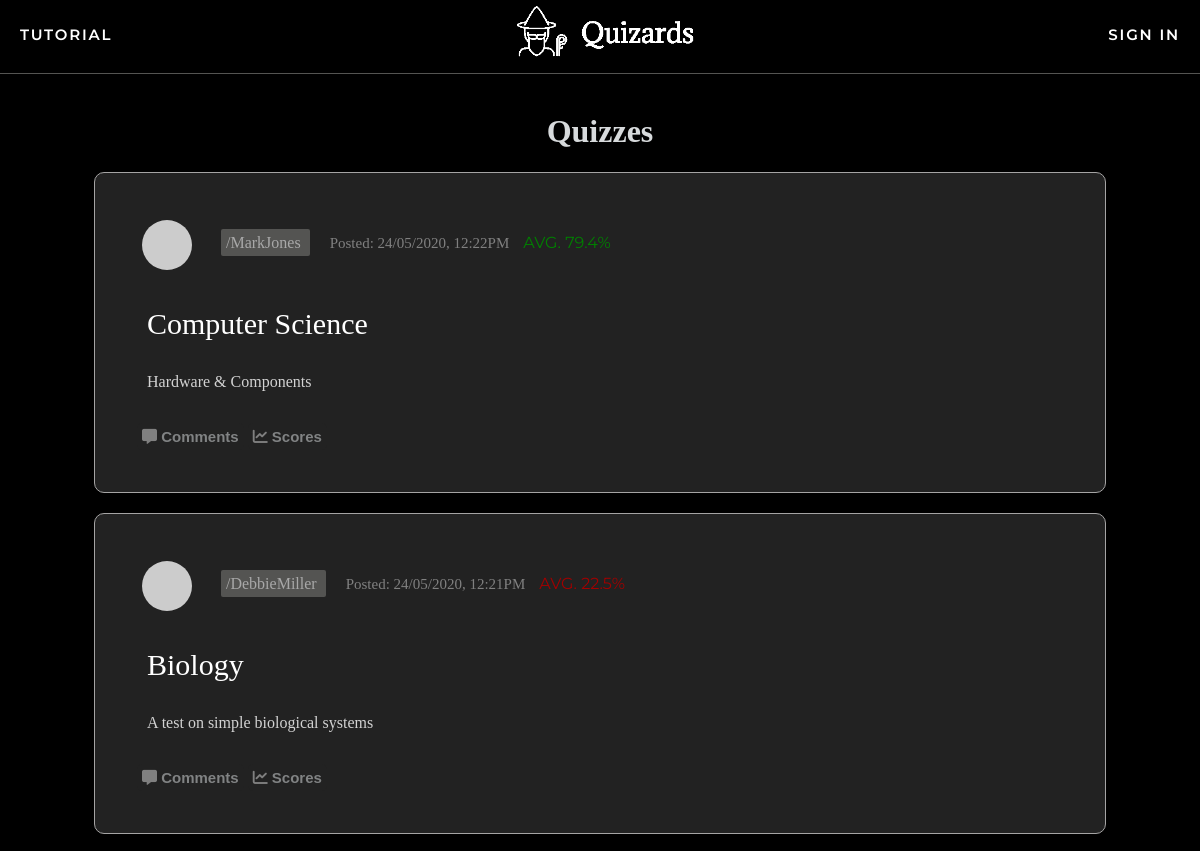
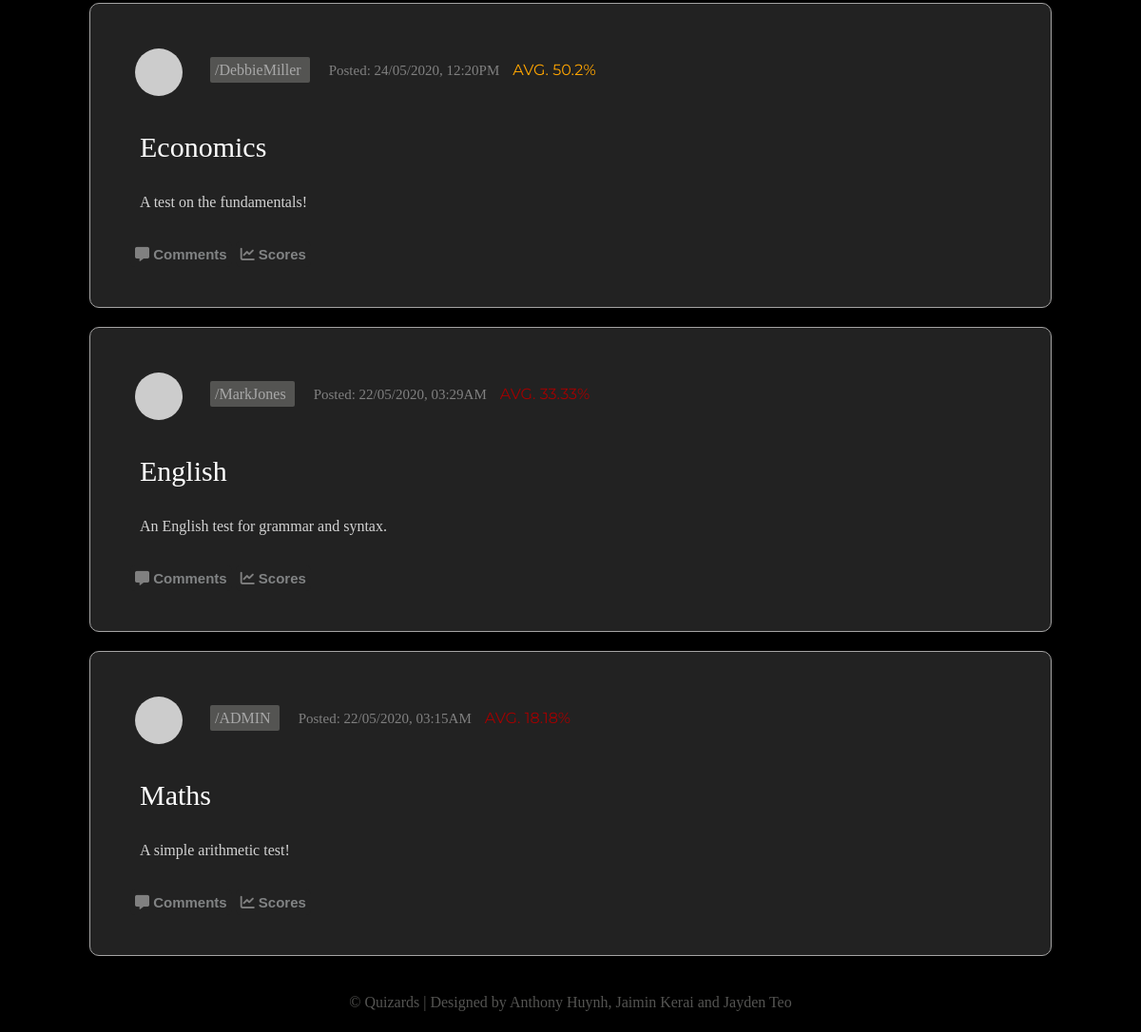
Screenshot of /quizzes with the database file from the repository (2 pictures, top to bottom).
### app/models.py (models this page shows, shortened)
class Quizzes(db.Model):
    id = db.Column(db.Integer, primary_key=True, autoincrement=True, unique=True)
    name = db.Column(db.String(64))
    description = db.Column(db.String(255))
    questions = db.relationship('Questions', backref='Quizzes', lazy='dynamic')
    mcquestion = db.relationship('multiChoice', backref='MCQuizzes', lazy='dynamic')
    longquestions = db.relationship('LongQuestions', backref='LongQuizzes', lazy='dynamic')
    author_id = db.Column(db.Integer, db.ForeignKey('user.id'))
    pub_date = db.Column(db.DateTime, index=True, default=datetime.utcnow)
    quizMarks = db.relationship('quizMarks', backref='quizMarks', lazy='dynamic')
    posts= db.relationship('Post', backref='post', lazy='dynamic')
    def Avgmark(self):
        total_sum = float(sum(quizMarks.mark for quizMarks in self.quizMarks))
        count = float(quizMarks.query.filter_by(quiz_id=self.id).count())
        if count > 0:
            return round(total_sum/count,2)
        if count == 0:
            return False

class User(UserMixin, db.Model):
    id = db.Column(db.Integer, primary_key=True)
    username = db.Column(db.String(64), index=True, unique=True)
    email = db.Column(db.String(120), index=True, unique=True)
    password_hash = db.Column(db.String(128))
    posts = db.relationship('Post', backref='author', lazy='dynamic')
    authorOf = db.relationship('Quizzes', backref='author', lazy='dynamic')
    admin = db.Column(db.Boolean, unique=False, default=False)
    marksOf = db.relationship('quizMarks', backref='markOf', lazy='dynamic')
    longanswers = db.relationship('LongAnswers', backref='user', lazy='dynamic')
    def avatar(self, size):
        digest = md5(self.email.lower().encode('utf-8')).hexdigest()
        return 'https://www.gravatar.com/avatar/{}?d=identicon&s={}'.format(
            digest, size)
    about_me = db.Column(db.String(140))
    last_seen = db.Column(db.DateTime, default=datetime.utcnow)
    followed = db.relationship(
        'User', secondary=followers,
        primaryjoin=(followers.c.follower_id == id),
        secondaryjoin=(followers.c.followed_id == id),
        backref=db.backref('followers', lazy='dynamic'), lazy='dynamic')

class quizMarks(db.Model):
    quizMarks_id = db.Column(db.Integer, primary_key = True, autoincrement=True, unique=True)
    user_id = db.Column(db.Integer, db.ForeignKey('user.id'))
    quiz_id = db.Column(db.Integer, db.ForeignKey('quizzes.id'))
    mark = db.Column(db.Float)
    feedback = db.Column(db.String(500))

### app/routes.py (the view)
@app.route('/quizzes')
def quizzes():
    page = request.args.get('page', 1, type=int)
    quizzes = Quizzes.query.order_by(Quizzes.pub_date.desc()).paginate(page, app.config['POSTS_PER_PAGE'], False)
    return render_template("quiz.html", title='Explore', quizzes=quizzes.items)

### app/routes.py (called while the page is built)
@app.before_request
def before_request():
    if current_user.is_authenticated:
        g.user = load_user(current_user.id)
        current_user.last_seen = datetime.utcnow()
        db.session.commit()

### app/templates/quiz.html
{% extends "base.html" %}
{% block content %}
    <h1 id=greeting>Quizzes</h1>
{% for quiz in quizzes %}
    {% include 'quizdisplay.html' %}
{% endfor %}
{% endblock %}

### app/templates/quizdisplay.html (shortened to what this page needs)
<div class="row" onclick="location.href='{{ url_for('quizform', quizid=quiz.id,  quizname=quiz.name) }}';" style="cursor:pointer;">
        <table>
            <tr>
                <td colspan=100%;>
                    <a href="{{ url_for('user', username=quiz.author.username) }}" style="text-decoration:none">
                        <img src="{{ quiz.author.avatar(36) }}" class="profile-pic">
                    </a>
                    <a href="{{ url_for('user', username=quiz.author.username) }}" class = "author">
                        /{{ quiz.author.username }}
                    </a><span class="date">Posted: {{ moment(quiz.pub_date).format('DD/MM/YYYY, hh:mmA') }}</span>
                    {% if quiz.Avgmark() == False%}
                    <span class="avgmark">No attempts yet</span>
                    {% elif quiz.Avgmark() >= 75.0 %}
                    <span class="avgmark good">Avg. {{ quiz.Avgmark() }}%</span>
                    {% elif quiz.Avgmark() < 75.0 and quiz.Avgmark() >= 50.0 %}
                    <span class="avgmark ok">Avg. {{ quiz.Avgmark() }}%</span>
                    {% elif quiz.Avgmark() < 50 and quiz.Avgmark() >= 0.0 %}
                    <span class="avgmark bad">Avg. {{ quiz.Avgmark() }}%</span>
                    {% endif %}
                </td>
            </tr>
                        <td colspan=5><a href="{{ url_for('quizform', quizid=quiz.id, quizname=quiz.name) }}" class="quiz-name">
                            {{ quiz.name }} </a></td>
            <tr>
                <td colspan=5, class="desc">{{ quiz.description }}
                </td>
            </tr>
            <tr>
                <td colspan=100%>
                    <a href="{{ url_for('comments', quizid=quiz.id, quizname=quiz.name) }}" style="text-decoration:none">
                        <button class="clicker"><i class='fas fa-comment-alt' style="color:gray"></i> Comments</button>
                    </a>
                    <a href="{{ url_for('scores', quizid=quiz.id, quizname=quiz.name) }}" style="text-decoration:none">
                        <button class="clicker"><i class='fas fa-chart-line' style="color:gray"></i> Scores</button>
                    </a>
                </td>
            </tr>
        </table>
</div>

### app/static/css/styles.css (style rules this page uses)
body { margin: 0; padding: 0; height: 100vh; font-family: Verdana; background-color: black; color: rgb(215, 218, 220); }
.row { position:relative; left: 50%; transform: translate(-50%, 0%); max-width: 1000px; width: 80%; background: #222222; padding: 25px; border-radius: 10px; margin-bottom: 20px; border: 1px solid #A5A4A4; }
.profile-pic { border-radius: 50%; padding: 5px; width:50px; margin-top:0px; vertical-align: middle; }
.author { margin: 20px; color: rgb(168, 168, 168); padding: 5px; text-decoration: none; background-color: RGBA(84, 84, 82, 1); border-radius:2px; text-align: center; }
.quiz-name { text-decoration:none; color:white; padding:10px; border-radius:2px; margin-right:20px; font-size:30px; }
.desc { color: lightgrey; padding-left:25px; }
.date { font-size:15px; color: grey; padding-top:15px; }
.avgmark { margin-left: 10px; position: relative; font-family: "Montserrat"; text-transform: uppercase; font-size: 16px; }
.good { color: green; }
.ok { color: orange; }
.bad { color: rgb(161, 0, 0); }
.clicker { background-color: #222222; border: #222222; font-size: 15px; padding: 5px 5px 5px 5px; text-align: center; border-radius: 5px; color: rgb(129, 131, 132); font-weight: 700; }
.clicker { transition-duration: 0.4s; }
.assessments th, td { padding: 15px; text-align: left; }
html, body { height:100%; position:relative; overflow:auto; }

### rows the page displays
Quizzes: author.username "MarkJones", pub_date "24/05/2020, 12:22PM", Avgmark "79.4", name "Computer Science", description "Hardware & Components"
Quizzes: author.username "DebbieMiller", pub_date "24/05/2020, 12:21PM", name "Biology", description "A test on simple biological systems"
Quizzes: author.username "DebbieMiller", pub_date "24/05/2020, 12:20PM", Avgmark "50.2", name "Economics", description "A test on the fundamentals!"
Quizzes: author.username "MarkJones", pub_date "22/05/2020, 03:29AM", name "English", description "An English test for grammar and syntax."
Quizzes: author.username "ADMIN", pub_date "22/05/2020, 03:15AM", name "Maths", description "A simple arithmetic test!"
